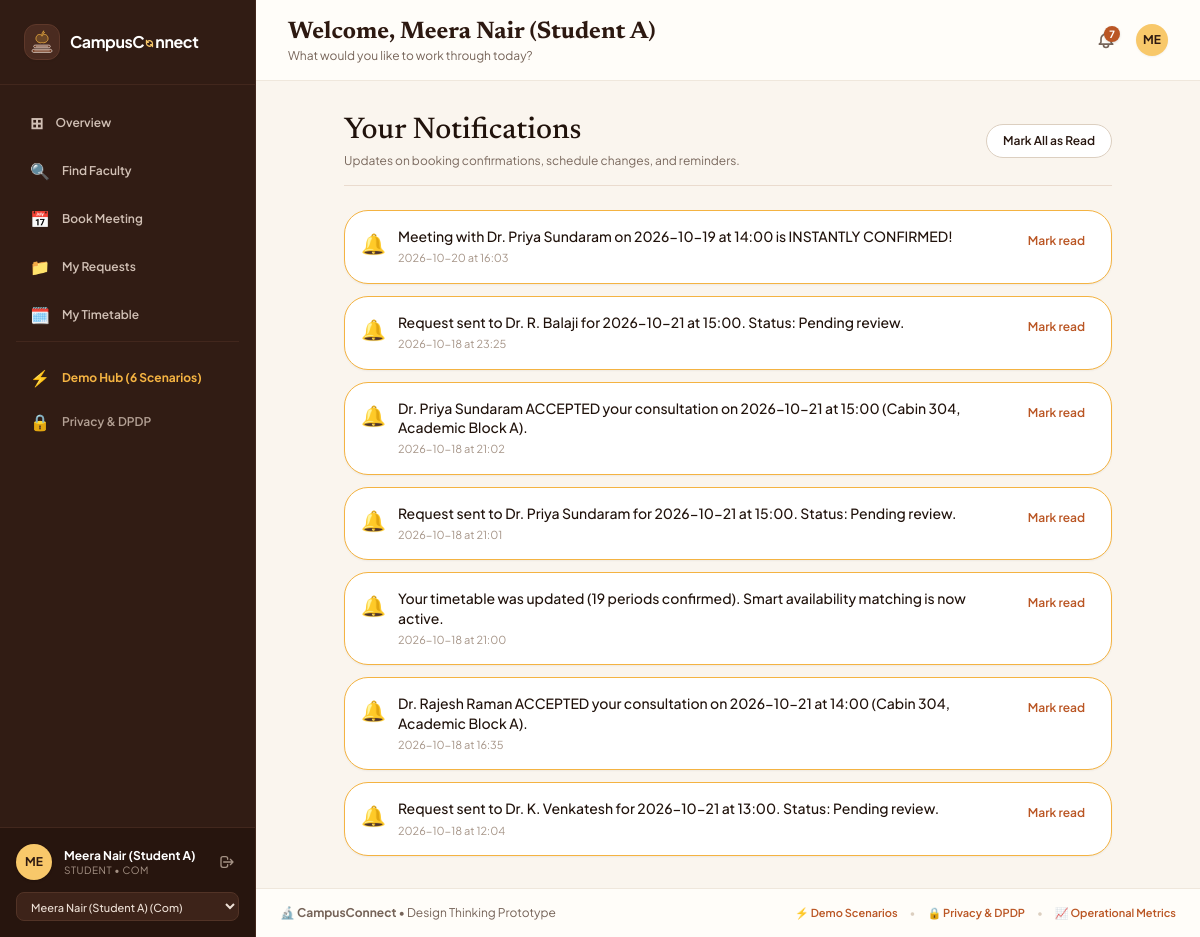
The page /notifications on the database its author committed.
### app/models.py (models this page shows)
class User(SQLModel, table=True):
    id: Optional[int] = Field(default=None, primary_key=True)
    role: str = Field(index=True)                    # UserRole value: student, faculty, admin
    name: str                                        # e.g., "Meera Nair", "Dr. Rajesh Raman"
    department: str                                  # e.g., "Computer Science & Engineering"
    email: str = Field(index=True, unique=True)
    section: Optional[str] = None                    # e.g., "CSE-A" for students
    semester: Optional[int] = None                   # e.g., 3 for 2nd-year students
    no_show_count: int = Field(default=0)            # 2 no-shows trigger automated booking block
    is_blocked: bool = Field(default=False)          # Admin reset flag

class Notification(SQLModel, table=True):
    id: Optional[int] = Field(default=None, primary_key=True)
    user_id: int = Field(foreign_key="user.id", index=True)
    text: str
    read: bool = Field(default=False)
    created_at: str

### app/routers/common.py (the view)
@router.get("/notifications", response_class=HTMLResponse)
def notifications_page(
    request: Request,
    current_user: User = Depends(get_current_user),
    session: Session = Depends(get_session)
):
    from app.main import templates
    stmt = select(Notification).where(
        Notification.user_id == current_user.id
    ).order_by(Notification.id.desc())
    notifications = session.exec(stmt).all()
    ctx = get_base_context(request, current_user, session)
    ctx.update({
        "notifications": notifications
    })
    return templates.TemplateResponse(request=request, name="notifications.html", context=ctx)

### app/templates/notifications.html (shortened to what this page needs)
{% extends "base.html" %}
{% block content %}
<div class="max-w-3xl mx-auto space-y-6">
  <div class="flex items-center justify-between border-b border-[#EADBCE] pb-4">
    <div>
      <h1 class="font-serif text-3xl font-medium text-[#20120B]">Your Notifications</h1>
      <p class="text-xs text-[#7A695E] mt-1 font-sans">Updates on booking confirmations, schedule changes, and reminders.</p>
    </div>
    {% if unread_count and unread_count > 0 %}
      <form method="POST" action="/notifications/read-all">
        <button type="submit" class="btn-secondary-warm btn-glow-subtle text-xs font-semibold text-[#BA5624] px-4 py-2 rounded-full transition">
          Mark All as Read
        </button>
      </form>
    {% endif %}
  </div>
  {% if notifications %}
    <div class="space-y-3">
      {% for notif in notifications %}
        <div class="p-4 rounded-3xl border transition flex items-start justify-between gap-4 card-hover-lift
          {% if not notif.read %}bg-white border-[#F4B342] shadow-sm{% else %}bg-[#FBF8F3] border-[#EADBCE] opacity-80{% endif %}">
          <div class="flex items-start space-x-3">
            <span class="text-xl mt-0.5">{% if not notif.read %}🔔{% else %}📩{% endif %}</span>
            <div>
              <p class="text-sm font-medium text-[#20120B] leading-snug">
                {{ notif.text }}
              </p>
              <p class="text-[11px] text-[#A69588] mt-1">
                {{ notif.created_at[:10] }} at {{ notif.created_at[11:16] }}
              </p>
            </div>
          </div>
          {% if not notif.read %}
            <form method="POST" action="/notifications/{{ notif.id }}/read">
              <button type="submit" class="text-xs font-semibold text-[#BA5624] hover:text-[#9C4318] whitespace-nowrap px-2.5 py-1 rounded-full hover:bg-[#F3EDE2] transition">
                Mark read
              </button>
            </form>
          {% else %}
            <span class="text-[10px] text-[#A69588] px-2 py-1">Read</span>
          {% endif %}
        </div>
      {% endfor %}
    </div>
  {% endif %}
</div>
{% endblock %}

### app/templates/base.html (shortened to what this page needs)
<!DOCTYPE html>
<html lang="en">
<head>
  <script src="https://cdn.tailwindcss.com"></script>
</head>
<body class="min-h-screen flex flex-col antialiased selection:bg-amber-200 selection:text-amber-950">
  {% set path = request.url.path %}
  {% set is_landing = path in ['/', '/login', '/login/student', '/login/faculty', '/login/admin', '/welcome/setup'] %}
  {% if not is_landing %}
    <div class="flex-grow flex flex-col md:flex-row min-h-screen">
      <aside class="w-full md:w-64 bg-espresso-sidebar text-[#E6D9D0] flex flex-col justify-between shrink-0 border-r border-[#42271D]">
        <div>
          <div class="p-6 border-b border-[#42271D] flex items-center justify-between">
            <a href="/" class="flex items-center space-x-2.5 group">
              <div class="w-9 h-9 rounded-xl bg-[#4A2B20] border border-[#5E382A] text-amberwarm-gold flex items-center justify-center shadow-sm p-1 shrink-0">
              </div>
              <span class="text-base font-bold tracking-tight text-white font-sans inline-flex items-center">
                <span>CampusC</span>
                <span class="inline-flex items-center justify-center mx-[1px] relative" style="top: 0.12em;">
                </span>
                <span>nnect</span>
              </span>
            </a>
          </div>
          <nav class="p-4 space-y-1 text-xs font-semibold">
            {% if current_user.role == 'student' %}
              <a href="/student/dashboard"
                 class="flex items-center space-x-3 px-3.5 py-2.5 rounded-xl transition {% if '/dashboard' in path %}bg-espresso-active text-white border-l-4 border-amberwarm font-bold shadow-inner{% else %}text-[#D1C0B5] nav-item-glow{% endif %}">
                <span class="text-base">⊞</span>
                <span>Overview</span>
              </a>
              <a href="/faculty-directory"
                 class="flex items-center space-x-3 px-3.5 py-2.5 rounded-xl transition {% if path == '/faculty-directory' %}bg-espresso-active text-white border-l-4 border-amberwarm font-bold shadow-inner{% else %}text-[#D1C0B5] nav-item-glow{% endif %}">
                <span class="text-base">🔍</span>
                <span>Find Faculty</span>
              </a>
              <a href="/student/book"
                 class="flex items-center space-x-3 px-3.5 py-2.5 rounded-xl transition {% if '/book' in path %}bg-espresso-active text-white border-l-4 border-amberwarm font-bold shadow-inner{% else %}text-[#D1C0B5] nav-item-glow{% endif %}">
                <span class="text-base">📅</span>
                <span>Book Meeting</span>
              </a>
              <a href="/student/meetings"
                 class="flex items-center space-x-3 px-3.5 py-2.5 rounded-xl transition {% if '/meetings' in path %}bg-espresso-active text-white border-l-4 border-amberwarm font-bold shadow-inner{% else %}text-[#D1C0B5] nav-item-glow{% endif %}">
                <span class="text-base">📁</span>
                <span>My Requests</span>
              </a>
              <a href="/student/timetable"
                 class="flex items-center space-x-3 px-3.5 py-2.5 rounded-xl transition {% if '/timetable' in path %}bg-espresso-active text-white border-l-4 border-amberwarm font-bold shadow-inner{% else %}text-[#D1C0B5] nav-item-glow{% endif %}">
                <span class="text-base">🗓️</span>
                <span>My Timetable</span>
              </a>
            {% endif %}
            <div class="pt-4 border-t border-[#42271D] space-y-1">
              <a href="/demo"
                 class="flex items-center space-x-3 px-3.5 py-2 rounded-xl transition text-amberwarm hover:text-white nav-item-glow">
                <span class="text-base">⚡</span>
                <span class="font-bold">Demo Hub (6 Scenarios)</span>
              </a>
              <a href="/privacy"
                 class="flex items-center space-x-3 px-3.5 py-2 rounded-xl transition text-[#B3A094] hover:text-white nav-item-glow">
                <span class="text-base">🔒</span>
                <span>Privacy & DPDP</span>
              </a>
            </div>
          </nav>
        </div>
        <div class="p-4 border-t border-[#42271D] bg-[#27150E] space-y-3">
          <div class="flex items-center space-x-3">
            <div class="w-9 h-9 rounded-full bg-amberwarm-gold text-espresso font-bold text-xs flex items-center justify-center shrink-0 shadow">
              {{ current_user.name[:2].upper() }}
            </div>
            <div class="truncate flex-1 leading-tight">
              <p class="text-xs font-bold text-white truncate">{{ current_user.name }}</p>
              <p class="text-[10px] text-[#A59285] uppercase tracking-wider">{{ current_user.role }} &bull; {{ current_user.department[:3] }}</p>
            </div>
            <a href="/logout" class="text-xs text-[#A59285] hover:text-white transition p-1" title="Sign out to landing page">
              <svg class="w-4 h-4" fill="none" stroke="currentColor" viewBox="0 0 24 24">
                <path stroke-linecap="round" stroke-linejoin="round" stroke-width="2" d="M17 16l4-4m0 0l-4-4m4 4H7m6 4v1a3 3 0 01-3 3H6a3 3 0 01-3-3V7a3 3 0 013-3h4a3 3 0 013 3v1" />
              </svg>
            </a>
          </div>
          <form action="/auth/switch" method="GET" class="m-0">
            <select id="user-switcher" name="user_id" onchange="this.form.submit()"
              class="w-full bg-[#3D2319] text-[#EDE0D6] hover:bg-[#4A2C20] text-[11px] font-medium rounded-lg px-2.5 py-1.5 border border-[#523326] focus:outline-none focus:ring-1 focus:ring-amberwarm cursor-pointer transition">
              <optgroup label="👨‍🎓 Students">
                {% for u in mock_users.students %}
                  <option value="{{ u.id }}" {% if u.id == current_user.id %}selected{% endif %}>
                    {{ u.name }} ({{ u.department[:3] }})
                  </option>
                {% endfor %}
              </optgroup>
            </select>
          </form>
        </div>
      </aside>
      <div class="flex-1 flex flex-col min-w-0">
        <header class="bg-warm-surface border-b border-warm-border px-6 sm:px-8 py-4 flex items-center justify-between sticky top-0 z-40">
          <div>
            <h1 class="text-xl sm:text-2xl font-serif font-bold text-espresso">
              Welcome, {{ current_user.name }}
            </h1>
            <p class="text-xs text-warm-muted">
              What would you like to work through today?
            </p>
          </div>
          <div class="flex items-center space-x-3">
            <a href="/notifications" class="relative p-2 rounded-full hover:bg-warm-subtle text-warm-muted hover:text-espresso transition btn-glow-subtle" title="Notifications">
              {% if unread_count and unread_count > 0 %}
                <span class="absolute top-1 right-1 inline-flex items-center justify-center w-4 h-4 text-[10px] font-bold text-white bg-terracotta rounded-full shadow">
                  {{ unread_count }}
                </span>
              {% endif %}
            </a>
            <div class="w-8 h-8 rounded-full bg-amberwarm-gold text-espresso font-bold text-xs flex items-center justify-center shadow-sm">
              {{ current_user.name[:2].upper() }}
            </div>
          </div>
        </header>
  {% endif %}
        <main class="{% if is_landing %}flex-grow w-full max-w-7xl mx-auto px-6 py-4{% else %}flex-grow p-6 sm:p-8 max-w-7xl w-full mx-auto space-y-6{% endif %}">
          {% block content %}{% endblock %}
        </main>
  {% if not is_landing %}
        <footer class="bg-warm-surface border-t border-warm-border mt-auto py-4 px-6 text-center text-xs text-warm-muted">
          <div class="flex flex-wrap items-center justify-between gap-2 max-w-7xl mx-auto">
            <span>🔬 <strong>CampusConnect</strong> &bull; Design Thinking Prototype</span>
            <div class="flex items-center space-x-3 text-[11px]">
              <a href="/demo" class="text-terracotta hover:underline font-semibold">⚡ Demo Scenarios</a>
              <span class="text-warm-borderdark">&bull;</span>
              <a href="/privacy" class="text-terracotta hover:underline font-semibold">🔒 Privacy & DPDP</a>
              <span class="text-warm-borderdark">&bull;</span>
              <a href="/admin/metrics" class="text-terracotta hover:underline font-semibold">📈 Operational Metrics</a>
            </div>
          </div>
        </footer>
      </div>
    </div>
  {% endif %}
</body>
</html>

### app/templates/base.html (style rules this page uses)
body { background-color: #FAF5EE; color: #281710; font-family: 'Plus Jakarta Sans', system-ui, sans-serif; }
.btn-glow-subtle { transition: all 0.2s cubic-bezier(0.34, 1.56, 0.64, 1); }
.nav-item-glow { transition: all 0.18s ease; }
.card-hover-lift { transition: all 0.2s cubic-bezier(0.4, 0, 0.2, 1); }
.btn-secondary-warm { background-color: #FFFFFF !important; color: #281710 !important; border: 1px solid #DCCFC0 !important; display: inline-flex; align-items: center; justify-content: center; }

### rows shown on the page
User: name "ME", name "Meera Nair (Student A)", role "STUDENT", department "COM"
Notification: text "Meeting with Dr. Priya Sundaram on 2026-10-19 at 14:00 is INSTANTLY CONFIRMED!", created_at "2026-10-20", created_at "16:03"
Notification: text "Request sent to Dr. R. Balaji for 2026-10-21 at 15:00. Status: Pending review.", created_at "2026-10-18", created_at "23:25"
Notification: text "Dr. Priya Sundaram ACCEPTED your consultation on 2026-10-21 at 15:00 (Cabin 304, Academic Block A).", created_at "2026-10-18", created_at "21:02"
Notification: text "Request sent to Dr. Priya Sundaram for 2026-10-21 at 15:00. Status: Pending review.", created_at "2026-10-18", created_at "21:01"
Notification: text "Your timetable was updated (19 periods confirmed). Smart availability matching is now active.", created_at "2026-10-18", created_at "21:00"
Notification: text "Dr. Rajesh Raman ACCEPTED your consultation on 2026-10-21 at 14:00 (Cabin 304, Academic Block A).", created_at "2026-10-18", created_at "16:35"
Notification: text "Request sent to Dr. K. Venkatesh for 2026-10-21 at 13:00. Status: Pending review.", created_at "2026-10-18", created_at "12:04"

### other values the page prints
{{ unread_count }} "7"
form field user_id "Meera Nair (Student A) (Com)"
